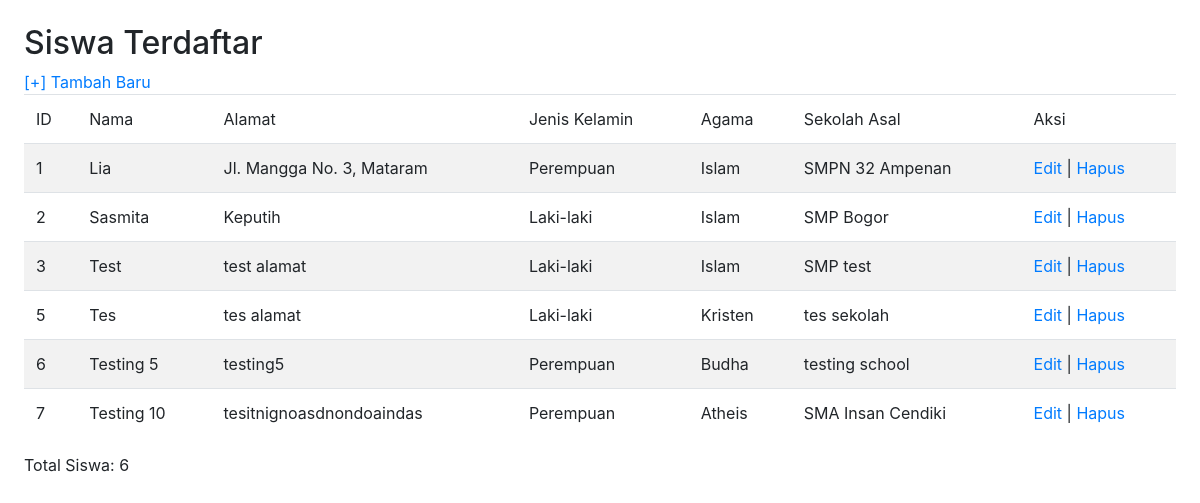
Page /list-siswa.php on the committed database.
### tables this page shows
CREATE TABLE `calon_siswa` (
  `id` int(11) NOT NULL,
  `nama` varchar(64) NOT NULL,
  `alamat` varchar(255) NOT NULL,
  `jenis_kelamin` varchar(16) NOT NULL,
  `agama` varchar(16) NOT NULL,
  `sekolah_asal` varchar(64) NOT NULL
);

### list-siswa.php (the view, shortened to what this page needs)
<?php include("config.php"); ?>
<!DOCTYPE html>
<html lang="en">
<head>
    <link href="../bootstrap/css/bootstrap.min.css" rel="stylesheet">
</head>
<body class="p-4">
    <header>
        <p class="h2">Siswa Terdaftar</p>
    </header>
    <nav>
        <a href="form-daftar.php">[+] Tambah Baru</a>
    </nav>
    <table class="table table-striped">
        <thead>
            <tr>
                <td scope="col">ID</td>
                <td scope="col">Nama</td>
                <td scope="col">Alamat</td>
                <td scope="col">Jenis Kelamin</td>
                <td scope="col">Agama</td>
                <td scope="col">Sekolah Asal</td>
                <td scope="col">Aksi</td>
            </tr>
        </thead>
        <tbody>
            <?php
            $sql = "SELECT * FROM calon_siswa";
            $query = mysqli_query($db, $sql);
            while($siswa = mysqli_fetch_array($query)){
                echo "<tr>";
                echo "<td>".$siswa['id']."</td>";
                echo "<td>".$siswa['nama']."</td>";
                echo "<td>".$siswa['alamat']."</td>";
                echo "<td>".$siswa['jenis_kelamin']."</td>";
                echo "<td>".$siswa['agama']."</td>";
                echo "<td>".$siswa['sekolah_asal']."</td>";
                echo "<td>";
                echo "<a href='form-edit.php?id=".$siswa['id']."'>Edit</a> | ";
                echo "<a href='hapus.php?id=".$siswa['id']."'>Hapus</a>";
                echo "</td>";
                echo "</tr>";
            }
            ?>
        </tbody>
    </table>
    <p>Total Siswa: <?php echo mysqli_num_rows($query) ?></p>
</body>
</html>

### rows in the picture
calon_siswa: id "1", nama "Lia", alamat "Jl. Mangga No. 3, Mataram", jenis_kelamin "Perempuan", agama "Islam", sekolah_asal "SMPN 32 Ampenan"
calon_siswa: id "2", nama "Sasmita", alamat "Keputih", jenis_kelamin "Laki-laki", agama "Islam", sekolah_asal "SMP Bogor"
calon_siswa: id "3", nama "Test", alamat "test alamat", jenis_kelamin "Laki-laki", agama "Islam", sekolah_asal "SMP test"
calon_siswa: id "5", nama "Tes", alamat "tes alamat", jenis_kelamin "Laki-laki", agama "Kristen", sekolah_asal "tes sekolah"
calon_siswa: id "6", nama "Testing 5", alamat "testing5", jenis_kelamin "Perempuan", agama "Budha", sekolah_asal "testing school"
calon_siswa: id "7", nama "Testing 10", alamat "tesitnignoasdnondoaindas", jenis_kelamin "Perempuan", agama "Atheis", sekolah_asal "SMA Insan Cendiki"

### other values in the picture
mysqli_num_rows($query) "6"
